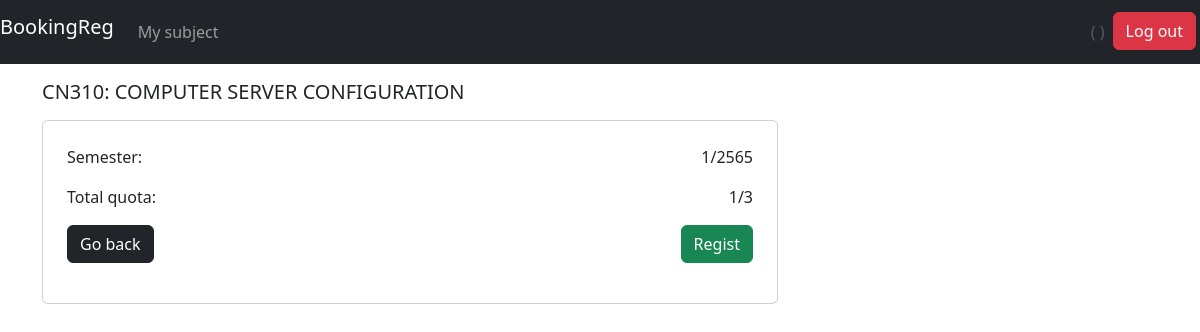
Screenshot of /regist/detail/1 with the database file from the repository.
### regist/models.py (models this page shows, shortened)
class Subject(models.Model):
    code = models.CharField(max_length=5)
    name = models.CharField(max_length=50)
    semester = models.IntegerField()
    year = models.IntegerField()
    max_cap = models.IntegerField()
    status = models.BooleanField()

### regist/views.py (the view)
# urls.py: path('detail/<int:subject_id>', views.subject, name='subject'),
def subject(request, subject_id):
    student = Student.objects.filter(username=request.user.username).first()
    subject = Subject.objects.get(id=subject_id)
    regists = Register.objects.filter(subject=subject).all()
    registed = Register.objects.filter(student=student, subject=subject).first()
    return render(request, 'regist/subject.html', {
        'subject': subject,
        'count': len(regists),
        'registed': registed
    })

### regist/templates/regist/subject.html
{% extends 'regist/layout.html' %}
{% block body %}
<div class="container-fluid">
    <div class="container">
        <div class="d-flex justify-content-between align-items-center py-3">
            <h2 class="h5 mb-0"><a href="" class="text-muted"></a>{{ subject.code }}: {{ subject.name }}</h2>
        </div>
        <div class="row">
            <div class="col-lg-8">
                <div class="card mb-4">
                    <div class="card-body">
                    <table class="table table-borderless">
                        <tr>
                            <td colspan="2">Semester:</td>
                            <td class="text-end">{{ subject.semester }}/{{ subject.year }}</td>
                        </tr>
                        <tr>
                            <td colspan="2">Total quota:</td>
                            <td class="text-end">{{ count }}/{{ subject.max_cap }}</td>
                        </tr>
                        <tr>
                            {% if registed %}
                            <td colspan="2"><a class="btn btn-dark text-white"href="{% url 'regist:mysubject' %}">Go back</a></td>
                            <td class="text-end"><a class="btn btn-danger" href="{% url 'regist:removesubject' subject.id %}">Remove</a></td>
                            {% else %}
                            <td colspan="2"><a class="btn btn-dark text-white"href="{% url 'regist:index' %}">Go back</a></td>
                            <td class="text-end"><a class="btn btn-success" href="{% url 'regist:register' subject.id %}">Regist</a></td>
                            {% endif %}
                        </tr>
                    </table>
                </div>
             </div>
        </div>
    </div>
</div>
{% endblock %}

### rows the page displays
Subject: code "CN310", name "COMPUTER SERVER CONFIGURATION", semester "1", year "2565", max_cap "3"

### other values shown
{{ count }} "1"
